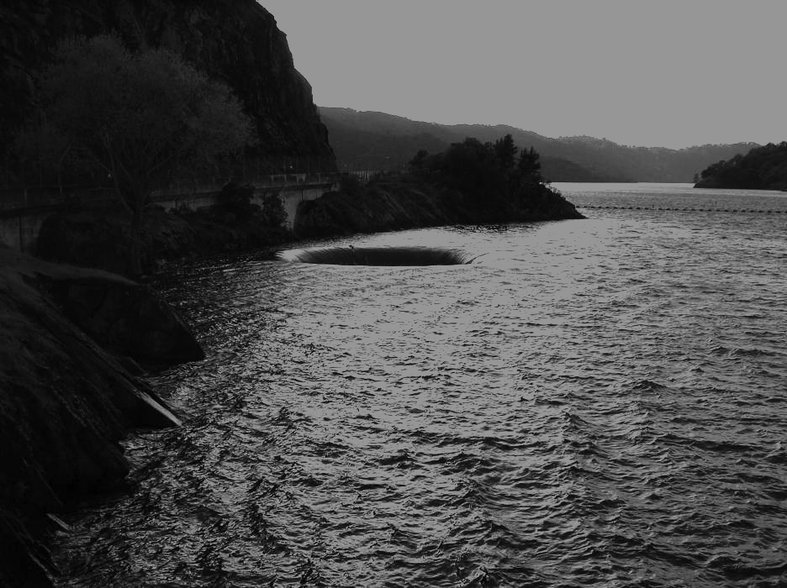
#> input picture Problem2/spillway-dark.tif, 787 x 588 px, shrunk from 936 x 700 before the run
$ python main.py
#> lines starting #> are read from the running program, lines starting #| are printed output that depends on the picture
import cv2 as cv
import os
import numpy as np

class Solution():
    """
    one solution can read a img and generate its histogram-equalized results
    """
    def __init__(self, img_path):
#> called with img_path = './spillway-dark.tif'
        self.img_name = img_path[0:-4]
        self.img = cv.imread(img_path)
#> self.img is the input picture: shape (588, 787, 3); min 0, max 179, mean 75.9
        self.img_gray = cv.cvtColor(self.img, cv.COLOR_RGB2GRAY)
        self.h, self.w = self.img_gray.shape[:2]
#> self.h = 588; self.w = 787
        self.init_hist = np.zeros(256)
        self.mapping = np.zeros(256)

    def cvIntergratedEqual4e(self):
        out = cv.equalizeHist(self.img_gray)
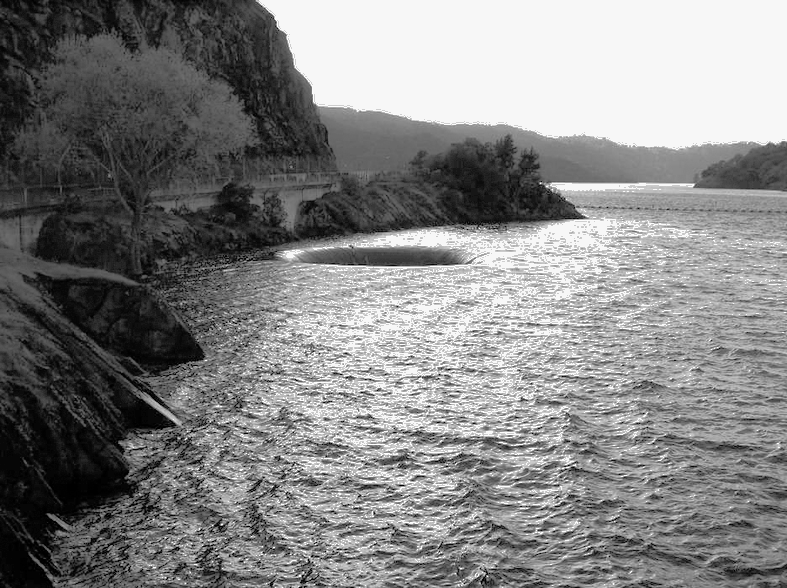
#> out: shape (588, 787); min 0, max 255, mean 131.7
        cv.imwrite(self.img_name+'_opencv_included.jpg', out)

    def histEqual4e(self):
        data = self.img_gray.flatten()
        total = self.h * self.w
#> total = 462756
        new_img = np.zeros((self.h, self.w))
        for pixel in list(data):
            self.init_hist[pixel] = self.init_hist[pixel] + 1
#> this loop made 462756 passes
#> pixel on passes 1 to 3: 8, 7, 6
#> after the loop, self.init_hist = 256 values, max 71942 at index 150, min 0 at index 175, mean 1807.6
        for rk in range(256):
            accumulate = 0
            for _index in range(rk):
                accumulate += self.init_hist[_index]
            sk = int(256*accumulate/total)
            self.mapping[rk] = sk
#> after the loop, self.mapping = 256 values from 0 to 256
        for i in range(self.h):
            for j in range(self.w):
                prev_v = self.img_gray[i,j]
                equa_v = self.mapping[prev_v]
                new_img[i,j] = equa_v
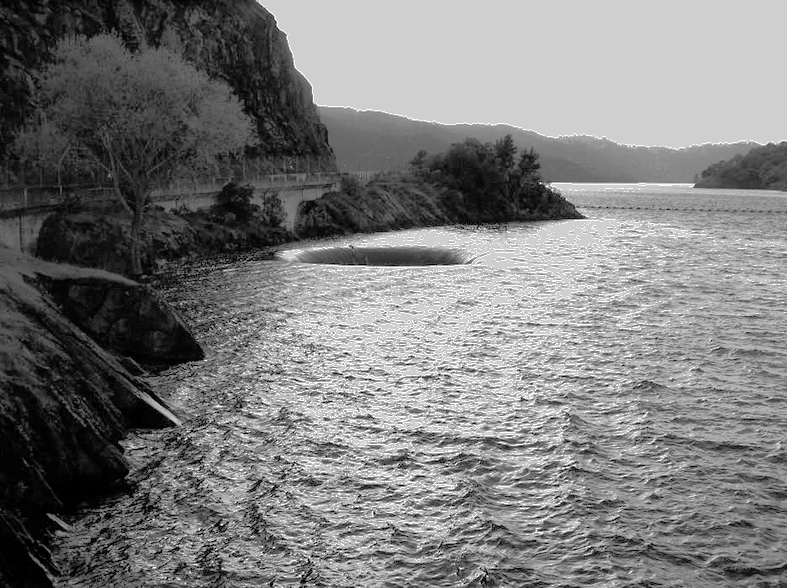
#> new_img: shape (588, 787) float64; min 0, max 255, mean 123.4
        cv.imwrite(self.img_name+'_self_written.jpg', new_img)


if __name__ == "__main__":
    s1 = Solution('./spillway-dark.tif')
    s1.cvIntergratedEqual4e()
    s1.histEqual4e()
    s2 = Solution('./hidden-horse.tif')
#> call 2 of __init__, with img_path = './hidden-horse.tif'
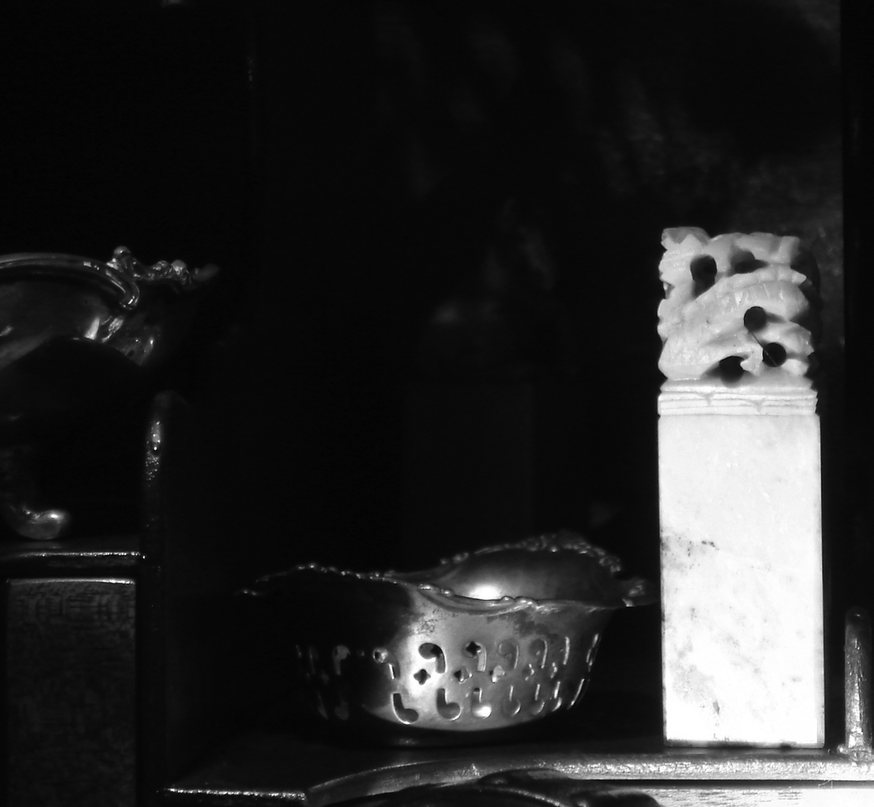
#> input picture Problem2/hidden-horse.tif, 874 x 807 px, shrunk from 1040 x 960 before the run
#> in __init__, self.img is the input picture: shape (807, 874, 3); min 0, max 255, mean 42.7
    s2.cvIntergratedEqual4e()
#> in cvIntergratedEqual4e (call 2), `out = cv.equalizeHist(self.img_gray)`:
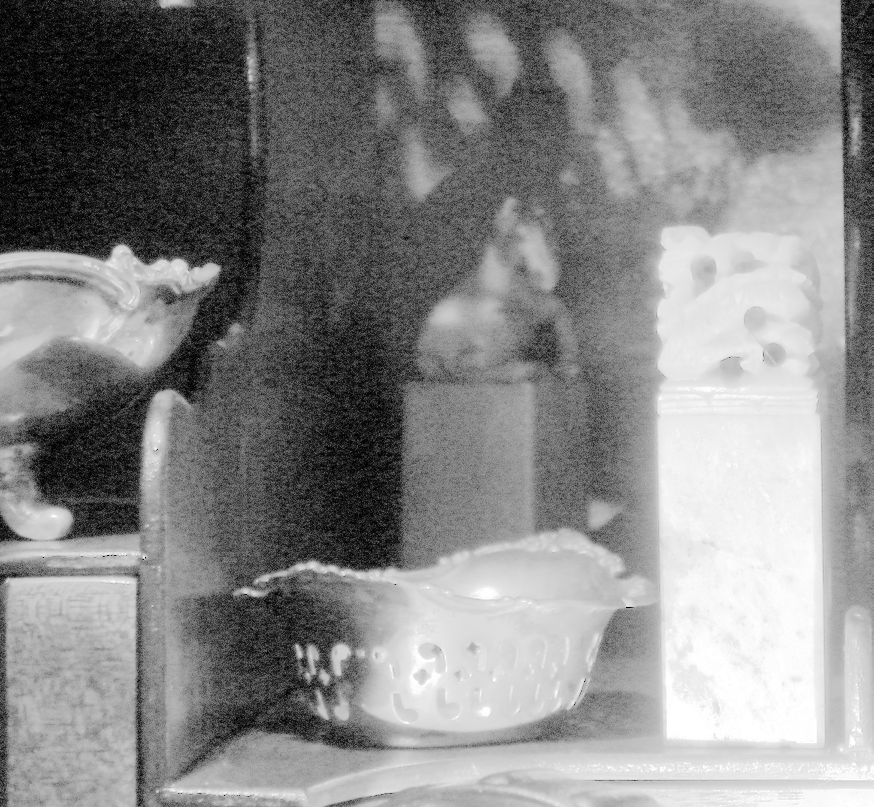
#> out: shape (807, 874); min 0, max 255, mean 134.3
    s2.histEqual4e()
#> the loop in histEqual4e (call 2), `for pixel in list(data):` made 705318 passes
#> pixel on passes 1 to 3: 5, 5, 6
#> after the loop in histEqual4e (call 2), `for pixel in list(data):`: self.init_hist = 256 values, max 81670 at index 7, min 3 at index 0, mean 2755.1
#> after the loop in histEqual4e (call 2), `for rk in range(256):`: self.mapping = 256 values from 0 to 254
#> after the loop in histEqual4e (call 2), `for i in range(self.h):`:
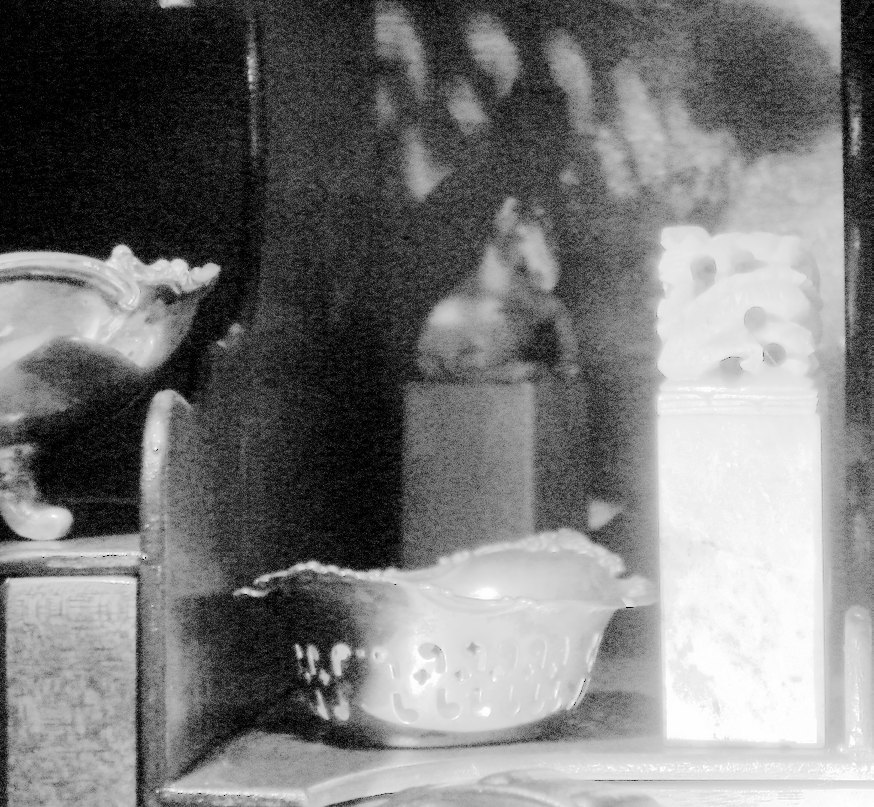
#> new_img: shape (807, 874) float64; min 0, max 254, mean 120.6
    #print(s.mapping)
